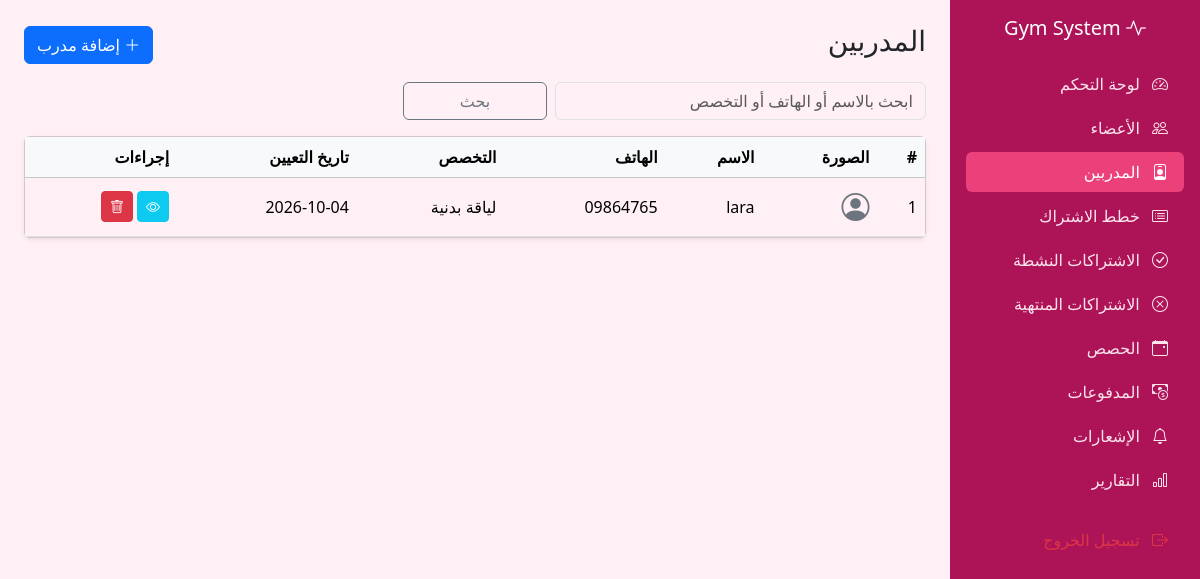
Page /Trainer.php (signed in) on the committed database.
### tables this page shows
CREATE TABLE IF NOT EXISTS `trainers` (
  `trainer_id` int NOT NULL AUTO_INCREMENT,
  `full_name` varchar(100) NOT NULL,
  `phone` varchar(20) NOT NULL,
  `email` varchar(100) DEFAULT NULL,
  `specialization` varchar(100) DEFAULT NULL,
  `salary` decimal(10,2) DEFAULT '0.00',
  `photo` varchar(255) DEFAULT NULL,
  `hire_date` date NOT NULL,
  `created_at` timestamp NULL DEFAULT CURRENT_TIMESTAMP,
  PRIMARY KEY (`trainer_id`)
);

### includes/functions.php (called while the page is built)
<?php
function e($text) {
    return htmlspecialchars($text ?? '', ENT_QUOTES, 'UTF-8');
}

### Trainer.php (the view, shortened to what this page needs)
<?php
require_once 'config/db.php';
require_once 'includes/functions.php';
$search = trim($_GET['search'] ?? '');
if ($search !== '') {
    $stmt = $pdo->prepare(
        "SELECT * FROM Trainers
         WHERE full_name LIKE ? OR phone LIKE ? OR specialization LIKE ?
         ORDER BY trainer_id DESC"
    );
    $like = "%$search%";
    $stmt->execute([$like, $like, $like]);
} else {
    $stmt = $pdo->query("SELECT * FROM Trainers ORDER BY trainer_id DESC");
}
$trainers = $stmt->fetchAll();
include 'includes/header.php';
include 'includes/sidebar.php';
?>
<div class="d-flex justify-content-between align-items-center mb-3">
    <h3>المدربين</h3>
    <a href="Addtrainer.php" class="btn btn-primary">
        <i class="bi bi-plus-lg"></i> إضافة مدرب
    </a>
</div>
<form method="GET" class="row g-2 mb-3">
    <div class="col-8 col-md-5">
        <input type="text" name="search" class="form-control"
               placeholder="ابحث بالاسم أو الهاتف أو التخصص" value="<?= e($search) ?>">
    </div>
    <div class="col-4 col-md-2">
        <button class="btn btn-outline-secondary w-100">بحث</button>
    </div>
</form>
<div class="card shadow-sm">
    <div class="table-responsive">
        <table class="table table-hover align-middle mb-0">
            <thead class="table-light">
                <tr>
                    <th>#</th>
                    <th>الصورة</th>
                    <th>الاسم</th>
                    <th>الهاتف</th>
                    <th>التخصص</th>
                    <th>تاريخ التعيين</th>
                    <th>إجراءات</th>
                </tr>
            </thead>
            <tbody>
                <?php foreach ($trainers as $t): ?>
                <tr>
                    <td><?= $t['trainer_id'] ?></td>
                    <td>
                        <?php if ($t['photo']): ?>
                            <img src="uploads/trainers/<?= e($t['photo']) ?>" class="member-photo">
                        <?php else: ?>
                            <i class="bi bi-person-circle fs-3 text-secondary"></i>
                        <?php endif; ?>
                    </td>
                    <td><?= e($t['full_name']) ?></td>
                    <td><?= e($t['phone']) ?></td>
                    <td><?= e($t['specialization']) ?></td>
                    <td><?= e($t['hire_date']) ?></td>
                    <td>
                        <a href="Trainerdetails.php?id=<?= $t['trainer_id'] ?>" class="btn btn-sm btn-info text-white">
                            <i class="bi bi-eye"></i>
                        </a>
                        <form method="POST" action="deletetrainer.php" class="d-inline"
                              onsubmit="return confirm('متأكدة من حذف هاد المدرب؟');">
                            <button class="btn btn-sm btn-danger">
                                <i class="bi bi-trash"></i>
                            </button>
                        </form>
                    </td>
                </tr>
                <?php endforeach; ?>
            </tbody>
        </table>
    </div>
</div>
<?php include 'includes/footer.php'; ?>

### assets/css/style.css (style rules this page uses)
body { --bs-body-bg: #fff0f5; background-color: #fff0f5 !important; }

### rows in the picture
trainers: trainer_id "1", full_name "lara", phone "09864765", specialization "لياقة بدنية", hire_date "2026-10-04"
